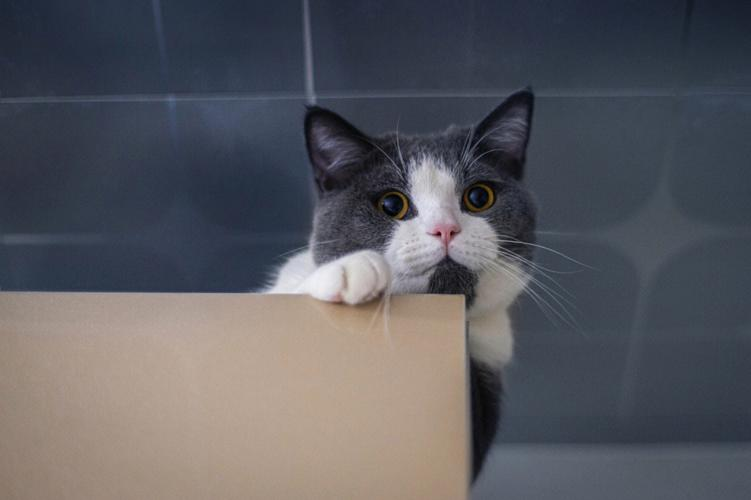
#> input picture reference/程序源码/uptech_vision_ai_class_code/f_feature_match/cat.jpeg, 751 x 500 px
$ python orb_match.py
#> lines starting #> are read from the running program, lines starting #| are printed output that depends on the picture; after the words box and inside, x2 and y2 are one past the last pixel; in counts of white or black regions, pixels touching at a corner belong together
import cv2
import numpy as np

# 读取图像并提取特征，并以灰度模式加载。
img = cv2.imread("cat.jpeg", cv2.IMREAD_GRAYSCALE)
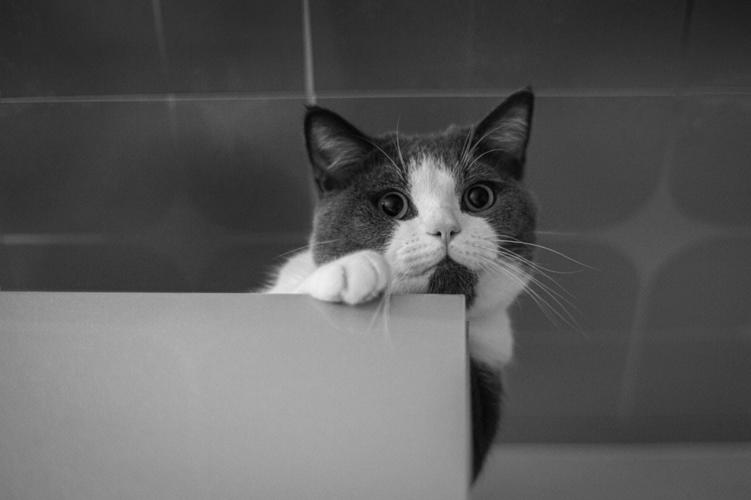
#> img: shape (500, 751); min 0, max 240, mean 90.1
template = cv2.imread("template.jpeg", cv2.IMREAD_GRAYSCALE)
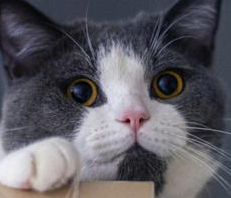
#> input picture reference/程序源码/uptech_vision_ai_class_code/f_feature_match/template.jpeg, 231 x 198 px
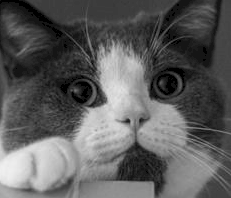
#> template: shape (198, 231); min 0, max 240, mean 93
# 预览显示
cv2.imshow("cat image", img)
cv2.imshow("template image", template)
cv2.waitKey(0)

# 特征描述子，创建了一个 ORB（Oriented FAST and Rotated BRIEF）特征提取器。
orb = cv2.ORB_create()
# 使用 ORB 提取器检测图像中的特征点和特征描述子。
keypoints_img, descriptors_img = orb.detectAndCompute(img, None)
#> keypoints_img = 500 keypoints; strongest (x, y, size): (439, 234, 31), (412, 211, 111.1), (413, 212, 77.1), (438, 232, 31)
keypoints_template, descriptors_template = orb.detectAndCompute(template, None)
#> keypoints_template = 349 keypoints; strongest (x, y, size): (102, 100, 77.1), (102, 99, 92.6), (104, 100, 64.3), (127, 119, 31)

# 创建BFMatcher对象，基于暴力匹配的匹配器。
bf = cv2.BFMatcher()
# 使用匹配器在两个图像的特征描述子之间进行了 K 近邻匹配，得到了每个特征点的最佳两个匹配。
# 这个参数定义了我们希望得到的最佳匹配项的数量。通常情况下，设置为2，这样每个特征点会有两个最佳匹配项，然后可以通过 Lowe's ratio 测试来筛选这些匹配，只保留最可靠的匹配。
matches = bf.knnMatch(descriptors_img, descriptors_template, k=2)
#> matches = 500 matches

# 过滤
matches = [match for match in matches if match]
# 排序
matches = sorted(matches, key=lambda x: x[0].distance) if matches else []

# 画出距离最短的前15个点
result = cv2.drawMatchesKnn(img, keypoints_img, template, keypoints_template, matches[0:15], None,
                            matchColor=(0, 255, 0), singlePointColor=(255, 0, 255))
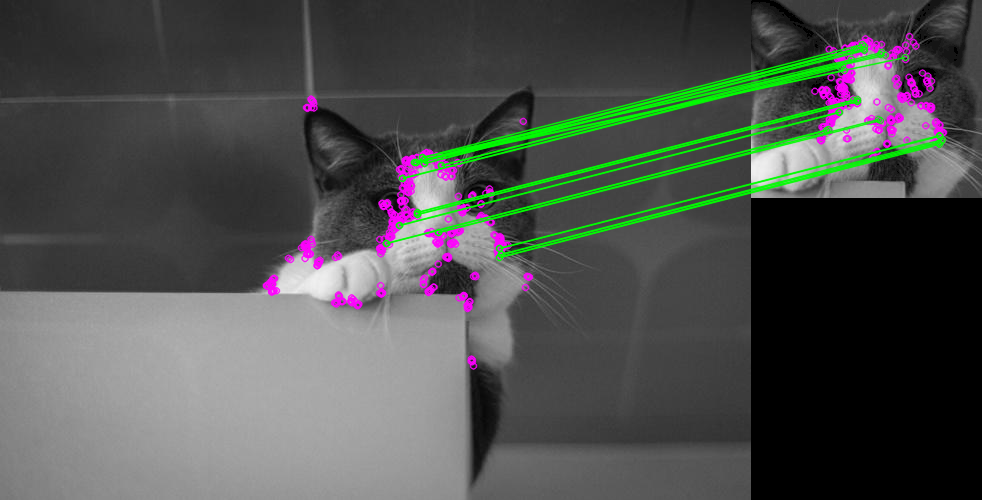
#> result: shape (500, 982, 3); mean of channels 0, 1, 2 77.7, 80.8, 77.7; drawn as B, G, R
cv2.imshow("orb-match", result)
cv2.imwrite("orb-match-1.jpg", result)
cv2.waitKey(0)

# 应用Lowe's ratio测试剔除不良匹配
good = []
for m, n in matches:
    if m.distance < 0.99 * n.distance:
        good.append([m])
#> after the loop, good = 470 matches

if len(good) >= 4:  # 至少需要4个匹配点来计算单应性矩阵

    # keypoints_img[m[0].queryIdx].pt for m in good：这是一个列表推导式，它遍历了列表 good 中的每个元素 m，然后使用索引 m[0].queryIdx 来获取关键点 keypoints_img 中对应索引的位置信息.pt。这样就创建了一个包含关键点位置信息的列表。
    # np.float32(...)：这将列表中的数据转换为 NumPy 的浮点数类型。
    # .reshape(-1, 1, 2)：这个操作用于调整数组的形状。在这里，它将数组重新组织为一个三维数组，第一维度是自动确定的（根据数组的长度），第二维度是1（每个点有1个坐标），第三维度是2（x 和 y 坐标）。
    src_pts = np.float32([keypoints_img[m[0].queryIdx].pt for m in good]).reshape(-1, 1, 2)
#> src_pts = 470 rows, first 8: [422, 157], [399, 225], [499, 257], [438, 232], [414, 162], [416, 162], [386, 243], [501, 254]
    dst_pts = np.float32([keypoints_template[m[0].trainIdx].pt for m in good]).reshape(-1, 1, 2)
#> dst_pts = 470 rows, first 8: [111, 44], [88, 112], [188, 144], [127, 119], [103, 49], [105, 49], [75, 130], [190, 141]

    # 使用 RANSAC 算法计算了图像之间的单应性矩阵。这个矩阵可以用来对图像进行透视变换，使它们更好地对齐。
    H, mask = cv2.findHomography(src_pts, dst_pts, cv2.RANSAC, 5.0)
#> H = [[1.08, 0.0158, -341.5], [0.017, 1.08, -129.3], [0.000109, 0.000106, 1]]; mask = 470 values, max 1 at index 0, min 0 at index 147, mean 0.555

    # 使用得到的单应性矩阵H将原图像做透视变换
    height, width = img.shape
#> height = 500; width = 751
    warped_img = cv2.warpPerspective(img, H, (width, height))
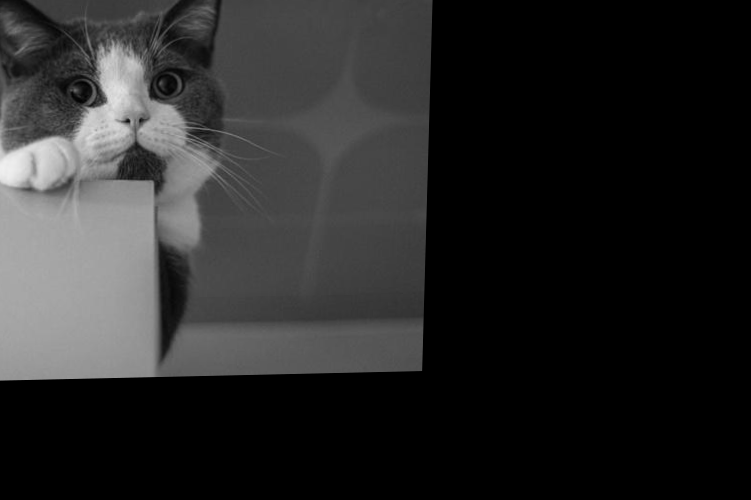
#> warped_img: shape (500, 751); min 0, max 240, mean 39.8

    # 将匹配结果绘制在图像上
    # cv2.addWeighted(img, 0.5, warped_img, 0.5, 0): 这行代码创建了一个融合图像，通过将原图像 img 与经过透视变换后的图像 warped_img 进行融合。
    # 参数 0.5 表示两个图像的权重相同，最后一个参数 0 表示融合时没有gamma值的加权。融合后的图像展示了原图像和变换后的图像的叠加，以便直观地比较它们之间的对应关系。
    result = cv2.addWeighted(img, 0.5, warped_img, 0.5, 0)
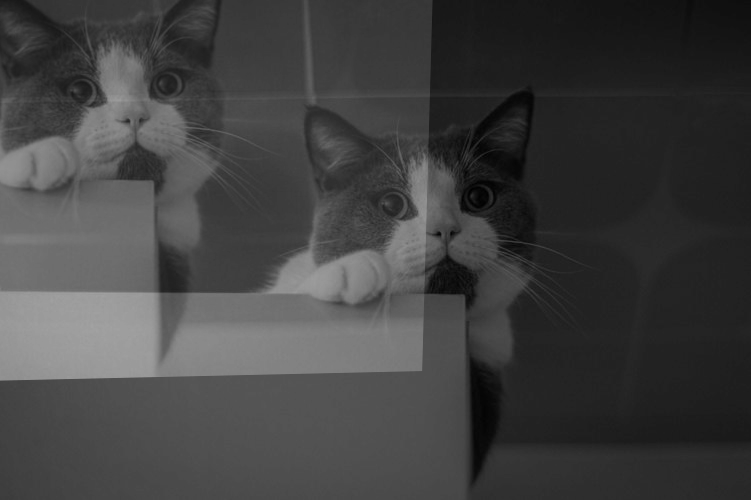
#> result: shape (500, 751); min 0, max 162, mean 65

    cv2.imshow("warped image", warped_img)
    cv2.imshow("addWeighted", result)
    cv2.waitKey(0)


    for i in range(len(good[0: 15])):
        pt1 = tuple(map(int, keypoints_img[good[i][0].queryIdx].pt))  # 获取第一个图像的匹配点坐标
        pt2 = tuple(map(int, keypoints_template[good[i][0].trainIdx].pt))  # 获取第二个图像的匹配点坐标
        cv2.line(result, pt1, pt2, (0, 255, 0), 1)  # 绘制匹配点之间的连线
#> this loop made 15 passes
#> (pt1, pt2) on passes 1 to 12: ((422, 157), (111, 44)), ((399, 225), (88, 112)), ((499, 257), (188, 144)), ((438, 232), (127, 119)), ((414, 162), (103, 49)), ((416, 162), (105, 49)), ((386, 243), (75, 130)), ((501, 254), (190, 141)), ((441, 165), (130, 52)), ((402, 178), (91, 65)), ((424, 163), (113, 50)), ((424, 159), (113, 46))
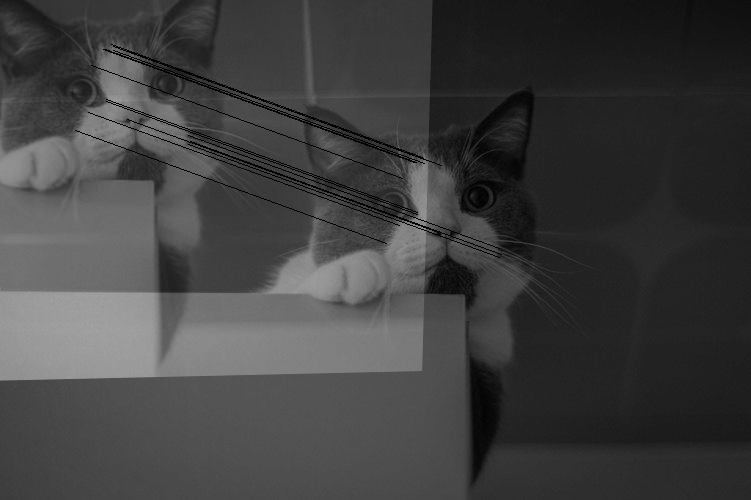
#> result: shape (500, 751); 1.15% of pixels changed, all inside (x1, y1, x2, y2) = (75, 44, 502, 258)

    cv2.imshow("Matching Result", result)
    cv2.waitKey(0)
    cv2.destroyAllWindows()
else:
    print("匹配点数不足，无法计算单应性矩阵。")
